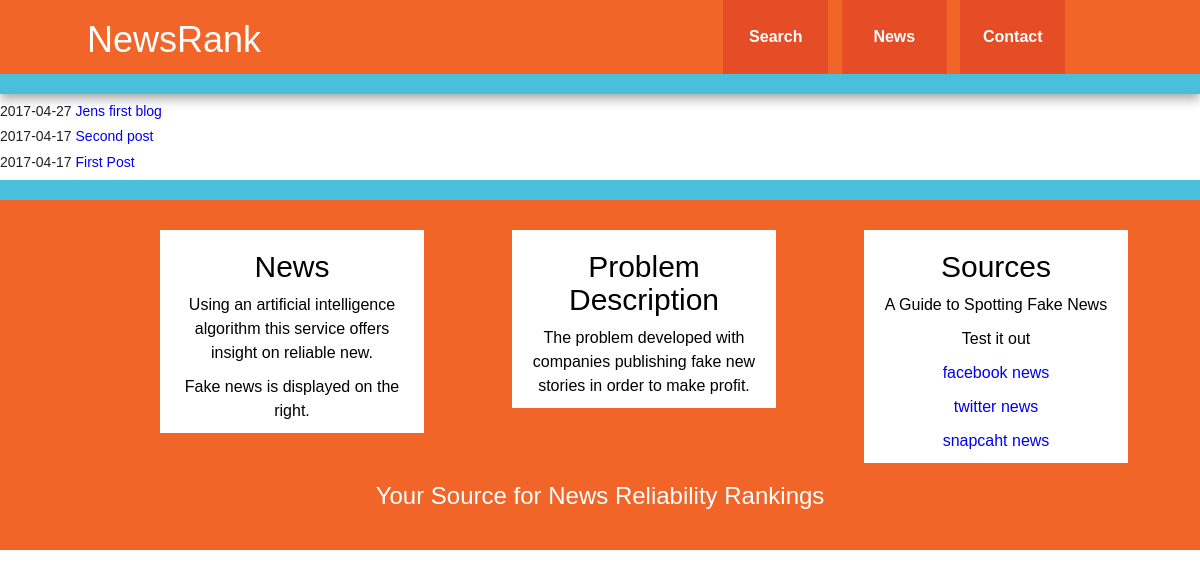
Before: /blog/ with the older database file.
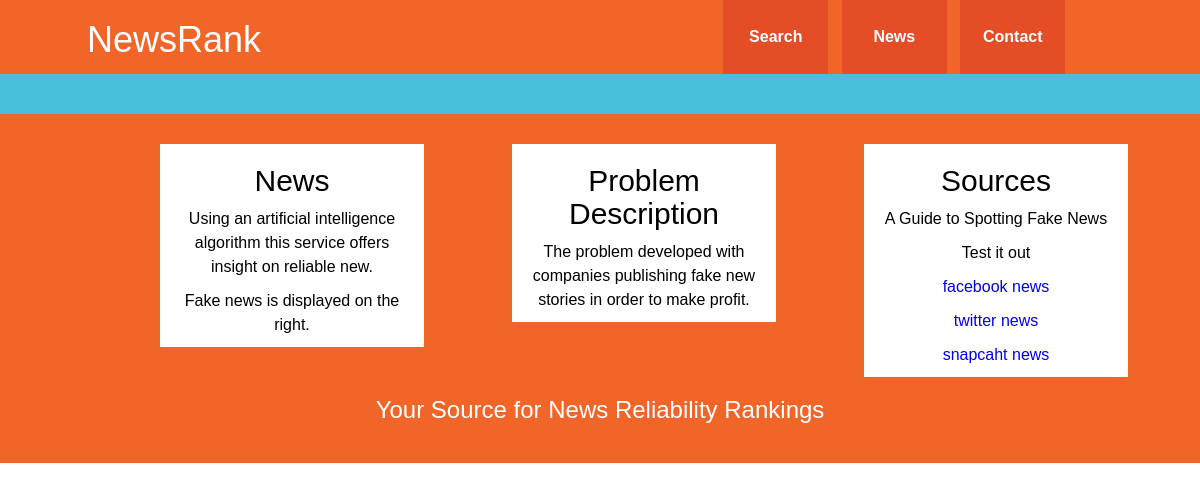
After: the same page with the newer database file.
### blog/models.py (models this page shows, shortened)
class Post(models.Model):
    title = models.CharField(max_length = 140)
    body = models.TextField()
    date = models.DateTimeField()

### blog/templates/blog/blog.html
{% extends "personal/header.html" %}
{% block content %}
{% for post in object_list %}
<h5>{{ post.date|date:"Y-m-d" }}<a href="/blog/{{post.id}}"> {{post.title}}</a></h5>
{% endfor %}
{% endblock %}

### personal/templates/personal/header.html (shortened to what this page needs)
<!doctype html>
 <html class="no-js" lang="en">
<head>
   {% load staticfiles %}
   <head>
  <link rel="stylesheet" href="https://maxcdn.bootstrapcdn.com/bootstrap/3.3.7/css/bootstrap.min.css">
   <link rel="stylesheet" href="{% static 'personal/css/style.css'%}" type = "text/css"/link>
<link rel="stylesheet" href="{% static 'personal/css/prism.css'%}" type = "text\
/css"/link>
</head>
		<div id="header-container">
			<header class="wrapper clearfix">
				<h1 id="title">NewsRank</h1>
	<nav>
		<ul>
          <li><a href='/'>Search</a></li>
          <li><a href='/newsApp/'>News</a></li>
          <li><a href='/contact/'>Contact</a></li>
        </ul>
    </nav>
    </header>
  </div>
      {% block content %}
      {% endblock %}
  <div id="footer-container">
    <footer class="wrapper">
          <div class="row" style="color:black">
      <div class="col-sm-3 col-sm-offset-1" style="background-size:cover;background-color:white">
          <h2>News</h2>
          <p>Using an artificial intelligence algorithm this service offers insight on reliable new.</p>
          <p>Fake news is displayed on the right.</p>
      </div>
      <div class="col-sm-3 col-sm-offset-1" style="background-size:cover;;background-color:white">
        <h2>Problem Description</h2>
          <p>The problem developed with companies publishing fake new stories in order to make profit.
          </p>
      </div>
      <div class="col-sm-3 col-sm-offset-1" style="background-size:cover;background-color:white">
         <h2>Sources</h2>
          <p>A Guide to Spotting Fake News</p>
          <p>Test it out</p>
          <p><a href="https://newsroom.fb.com/news/">facebook news</a></p>
          <p><a href="https://twitter.com/breakingnews?lang=en">twitter news</a></p>
          <p><a href="http://www.independent.co.uk/topic/snapchat ">snapcaht news</a></p>
      </div>
      </div>
      <h3>Your Source for News Reliability Rankings</h3>
    </footer>
  </div>
</html>
 {% load staticfiles %}

### personal/static/personal/css/style.css (style rules this page uses)
article, aside, details, figcaption, figure, footer, header, hgroup, nav, section { display: block; }
html { font-size: 100%; overflow-y: scroll; -webkit-text-size-adjust: 100%; -ms-text-size-adjust: 100%; }
a { color: #00e; }
ul, ol { margin: 1em 0; padding: 0 0 0 40px; }
nav ul, nav ol { list-style: none; list-style-image: none; margin: 0; padding: 0; }
.wrapper { width:90%; margin:0 5%; }
#header-container { border-bottom: 20px solid #48c0db; }
#footer-container { border-top: 20px solid #48c0db; }
#header-container, #footer-container, #main aside { background:#f16529; }
#title { color:white; }
nav a { display:block; margin-bottom:10px; padding:15px 0; background:#e44d26; color:white; text-align:center; text-decoration:none; font-weight:bold; }
#footer-container footer { color:white; padding:30px 0; background:rgba(80, 121, 216, 0.91) border-top:#48c0db position: absolute; right: 0; bottom: 0; left: 0; text-align: center; }
.clearfix:before, .clearfix:after { content: ""; display: table; }
.clearfix:after { clear: both; }
.clearfix { zoom: 1; }
@media only screen and (min-width: 480px) { nav a { float:left; width:27%; margin:0 1.7%; padding:25px 2%; margin-bottom:0; } }
@media only screen and (min-width: 480px) { nav li:first-child a { margin-left:0; } }
@media only screen and (min-width: 480px) { nav li:last-child a { margin-right:0; } }
@media only screen and (min-width: 480px) { nav ul li { display:inline; } }
@media only screen and (min-width: 768px) { #header-container, #main aside { -webkit-box-shadow:0 5px 10px #aaa; -moz-box-shadow:0 5px 10px #aaa; box-shadow:0 5px 10px #aaa; } }
@media only screen and (min-width: 768px) { #title { float:left; } }
@media only screen and (min-width: 768px) { nav { float:right; width:38%; } }
@media only screen and (min-width: 1140px) { .wrapper { width:1026px; margin:0 auto; } }

Changed rows visible on the page:
removed Post: date "2017-04-27", title "Jens first blog"
removed Post: date "2017-04-17", title "Second post"
removed Post: date "2017-04-17", title "First Post"
